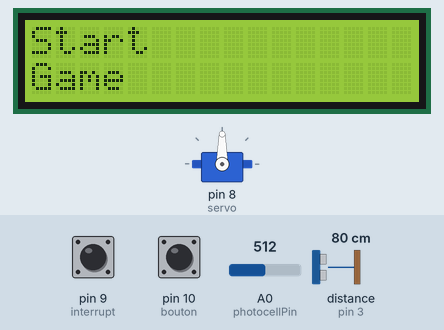
A sketch run on a simulated Arduino Uno, built with avr-gcc and run on an emulated ATmega328P. On the bench: servo, 16×2 character LCD. Wiring (inferred from the names in the program): ultrasonic range finder: trigger pin 2; echo pin 3. The inputs (shaded band) are chosen by the test bench; at power-on: distance to the obstacle (sensor on pin 3) 80 cm, A0 (photocellPin) = 512, pin 9 (interrupt) HIGH, pin 10 (bouton) HIGH. The echo pulse lasts 58.3 µs per cm; random numbers use the default seed unless the sketch sets one; what the sketch prints to the serial monitor is not drawn.

Above: at 0.1 s.
At 3.2 s:
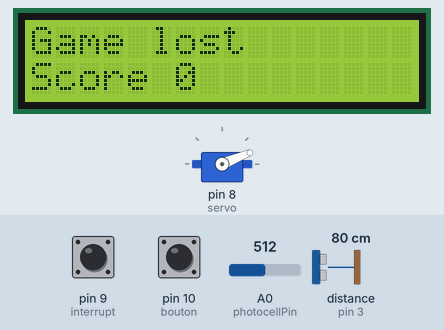
3.3 s: distance to the obstacle (sensor on pin 3) set to 299 cm
6.3 s: distance to the obstacle (sensor on pin 3) set to 2 cm
At 7.9 s:
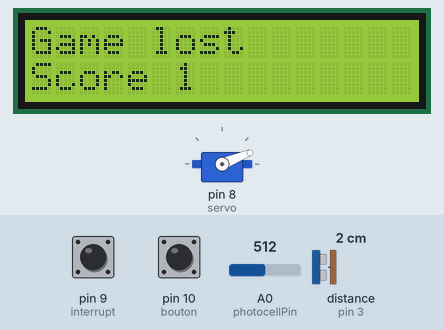
9.3 s: distance to the obstacle (sensor on pin 3) set to 120 cm
12.3 s: A0 (photocellPin) set to 390
15.3 s: distance to the obstacle (sensor on pin 3) set to 60 cm
18.3 s: distance to the obstacle (sensor on pin 3) set to 4 cm
Timing chart, 0 to 21.3 s (numbered marks = the images above; inputs shaded):
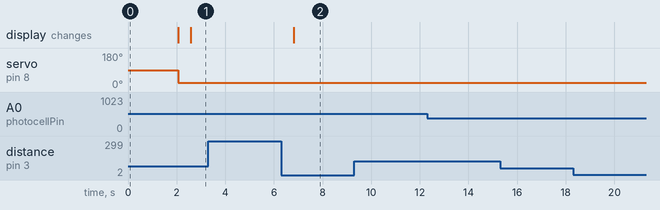

The sketch:

simon.ino
```cpp
#include <LiquidCrystal.h>
#include <Servo.h>

//temps
const unsigned long eventInterval = 10000;
unsigned long previousTime = 0;
unsigned long currentTime = millis();

//servomoteur
Servo myservo;
const int servo = 8;

//sequence
//////////////////////
const int length = 10;

//1 = ultrason, 2 = interrupteur, 3 = bouton poussoir, 4 = capteur de lumière
int player[] = {1,2,3,4};

//positions sur le demi cadran
int pos[] = {22,67,112,157};

//liste des directions
long dir[length];

//ordre des joueurs correspondants
long order[length];

int streak,ran,currpos,wait,action;
int previous = -1;
bool lost = false;
bool played = true;
bool closed = false;
bool pressed = false;
//////////////////////

// initialisation, on définit les ports pour RS, E et D4 à D7
const int RS=12;
const int E=11;

const int D4=4;
const int D5=5;
const int D6=6;
const int D7=7;

LiquidCrystal lcd(RS, E, D4, D5, D6, D7);

//ultrason
const int trigPin = 2;
const int echoPin = 3;


//interrupteur
const int interrupt = 9;

//bouton
int buttonState;
const int bouton = 10;

//lumière
int photocellPin = 0;
int photocellReading;

void setup() {
  Serial.begin(9600);
  //servo
  myservo.attach(servo);// attache le servomoteur au pin spécifié
  pinMode(9, INPUT_PULLUP); //pour éviter de passer successivement à tous les états

  //LCD
  lcd.begin(16, 2);
  lcd.print("Start");

  lcd.setCursor(0, 1);// pour afficher sur la deuxième ligne
  lcd.print("Game");
  delay(2000); //pour avoir le temps de voir le message s'afficher

  //ultrason
  pinMode(trigPin,OUTPUT);
  digitalWrite(trigPin,LOW);
  pinMode(echoPin,INPUT);

  //interrupteur
  pinMode(interrupt, INPUT);

  //bouton poussoir:
  buttonState = LOW;
  pinMode(bouton, INPUT_PULLUP);

  //capteur ultrason
  pinMode(trigPin, OUTPUT);
  digitalWrite(trigPin, LOW);
  pinMode(echoPin, INPUT);


  //sequence
  //on génère une suite aléatoire de mouvements
  streak = 0;
  randomSeed(analogRead(0));
  for (int i = 0; i < length; i+=1){
    ran = random(4);
    //on s'assure de ne pas avoir deux fois de suite la même action
    while(ran == previous){
      ran = random(4);
    }
    order[i] = player[ran];
    dir[i] = pos[ran];
    previous = ran;
  }

}


void loop(){
  if(lost == false){
    Serial.println("Pas perdu");
  }
  else{
    Serial.println("Perdu");
  }

  //Servo
  //Si on n'a pas perdu ou fini la séquence complète et que le tour précédent est terminé
  if(!lost && streak <= length && played){
  lcd.clear();
  lcd.setCursor(0,0);
  lcd.print("Current streak");
  lcd.setCursor(0,1);
  lcd.print(streak);

  //on pointe les différentes actions à effectuer pendant le tour
  for (int i = 0; i < streak+1; i+=1){
    if (currpos == dir[i]){
      wait = 10;
    }else{
      wait = 10/abs(currpos - dir[i]);
    }
    if(currpos < dir[i]){
      for (int j = currpos; j <= dir[i]; j += 1) {
        myservo.write(j);
        delay(wait);
      }
    }
    else{
      for (int j = currpos; j >= dir[i]; j -= 1) {
        myservo.write(j);
        delay(wait);
      }
    }
    currpos = dir[i];
    //Serial.print(order[i]);
    //Serial.print('\n');
    delay(500);
  }
  //streak++;
  played = false;
  pressed = false;
  action = 0;

  //on initialise le compteur de temps
  previousTime = currentTime;
  currentTime = millis();
  }
  else if(lost){
    lcd.clear();
    lcd.print("Game lost");
    lcd.setCursor(0,1);
    lcd.print("Score ");
    lcd.print(streak);
    //Serial.println(lost);
  }
  //fin servo

  // Ultrason
  digitalWrite(trigPin, HIGH);
  delayMicroseconds(10);
  digitalWrite(trigPin, LOW);

  long measure = pulseIn(echoPin, HIGH);

  //0.0240 correspond à la vitesse du son dans l'air, on divise par 2 pour le temps d'aller-retour
  float distance = measure*0.0340 / 2.0  ;

  //on affiche la distance
  //Serial.print("distance = ");
  //Serial.println(distance);
  if(distance < 5 && !played){ //action
    if (order[action] == 1){
      if(action == streak){
        streak ++;
        //Serial.println("Performed :");
        //Serial.println(0);
        played = true;
        delay(500);
      }
      else{
        action ++;
        //Serial.println("Performed :");
        //Serial.println(0);
        delay(500);
        lcd.clear();
        lcd.print("Last action :");
        lcd.setCursor(0,1);
        lcd.print("Ultrasound");
      }
      previousTime = currentTime;
      currentTime = millis();
    }
    else{
      lost = true;
      //Serial.println("lost ultrason");
    }
  }

  //fin ultrason

  //interrupteur
  digitalWrite(interrupt,HIGH);
  int state = digitalRead(interrupt);
  if( state == 0 && !closed && !played){
    //Serial.println("Close");
    closed = true;
    if (order[action] == 2){
      if(action == streak){
        streak ++;
        //Serial.println("Performed :");
        //Serial.println(1);
        played = true;
      }
      else{
        action ++;
        //Serial.println("Performed :");
        //Serial.println(1);
        lcd.clear();
        lcd.print("Last action :");
        lcd.setCursor(0,1);
        lcd.print("Switch");
      }
      previousTime = currentTime;
      currentTime = millis();
    }
    else{
      lost = true;
      //Serial.println("lost interrupteur");
    }
  }
  else if (state != 0){
    //Serial.println("Open");
    closed = false;
  }

  //fin interrupteur

  // bouton poussoir
  buttonState = digitalRead(bouton);

  if(buttonState == LOW && pressed) // le bouton a un niveau HAUT
    {
       pressed = false;
    }
    else if (!pressed && buttonState == HIGH) {
        if (order[action] == 3){
      if(action == streak){
        streak ++;
        //Serial.println("Performed :");
        //Serial.println(2);
        played = true;
      }
      else{
        action ++;
        //Serial.println("Performed :");
        //Serial.println(2);
        lcd.clear();
        lcd.print("Last action :");
        lcd.setCursor(0,1);
        lcd.print("Button");
      }
      previousTime = currentTime;
      currentTime = millis();
    }
        else{
          lost = true;
          //Serial.println("lost bouton");
        }
        pressed = true;
    }
  //fin bouton poussoir

  //capteur de lumière
  photocellReading = analogRead(photocellPin);
  if (photocellReading < 400) {
    if (order[action] == 4){
      if(action == streak){
        streak ++;
        //Serial.println("Performed :");
        //Serial.println(3);
        played = true;
        delay(500);
      }
      else{
        action ++;
        //Serial.println("Performed :");
        //Serial.println(3);
        delay(500);
        lcd.clear();
        lcd.print("Last action :");
        lcd.setCursor(0,1);
        lcd.print("Light");
      }
      previousTime = currentTime;
      currentTime = millis();
    }
        else{
          lost = true;
          //Serial.println("lost light sensor");
        }
  }
  currentTime = millis();
  if(currentTime - previousTime >= eventInterval){
    //Serial.println("lost time");
    lost = true;
  }
}
```

Measured:
- after the input at 3.3 s, every drawn part: stays the same
- after the input at 6.3 s, the display: changes after 0.52 s (image 2)
- after the input at 9.3 s, every drawn part: stays the same
- after the input at 12.3 s, every drawn part: stays the same
- after the input at 15.3 s, every drawn part: stays the same
- after the input at 18.3 s, every drawn part: stays the same
